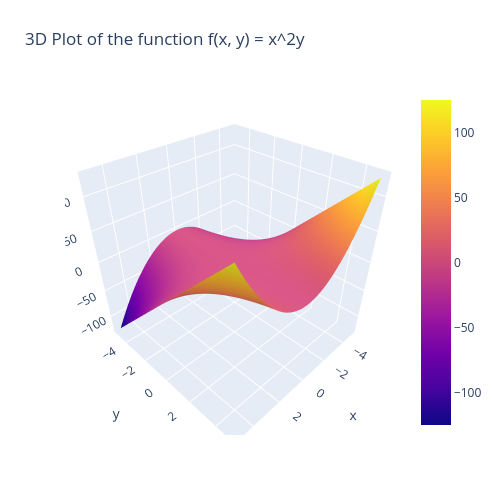

The notebook cell saved with this chart:
### Code cell
import plotly.graph_objects as go
import numpy as np
x = np.linspace (-5, 5, 100)
y = np.linspace (-5, 5, 100)
x, y = np.meshgrid(x, y)
z = x**2 * y
fig = go. Figure(data=[go. Surface (z=z, x=x, y=y)])
fig.update_layout(title='3D Plot of the function f(x, y) = x^2y', autosize=False,
width=500, height=500,
margin=dict(l=65, r=50, b=65, t=90))
fig.show()

### Figure 1 — Plotly figure (JSON) as saved in the notebook; plotly's stock layout.template omitted (floating-point values rounded to 4 significant figures; data arrays with more than 128 entries replaced by an {"elided": "..."} marker saying what was removed)
{"data": [{"type": "surface", "x": {"elided": "100x100 float values"}, "y": {"elided": "100x100 float values"}, "z": {"elided": "100x100 float values"}}], "layout": {"autosize": false, "height": 500, "margin": {"b": 65, "l": 65, "r": 50, "t": 90}, "title": {"text": "3D Plot of the function f(x, y) = x^2y"}, "width": 500}}
